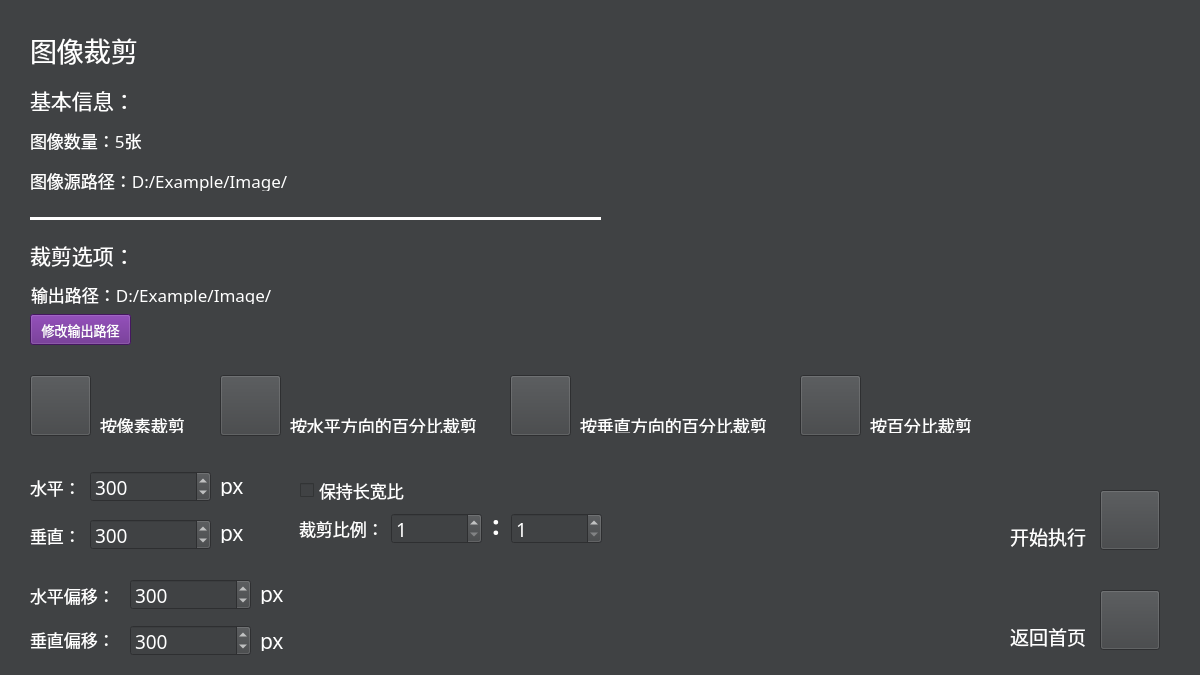
<?xml version="1.0" encoding="UTF-8"?>
<ui version="4.0">
 <class>CropMenu</class>
 <widget class="QFrame" name="CropMenu">
  <property name="geometry">
   <rect>
    <x>0</x>
    <y>0</y>
    <width>1200</width>
    <height>675</height>
   </rect>
  </property>
  <property name="font">
   <font>
    <family>等线</family>
    <pointsize>12</pointsize>
   </font>
  </property>
  <property name="windowTitle">
   <string>Frame</string>
  </property>
  <property name="styleSheet">
   <string notr="true">background-color: rgb(64, 66, 68);
color: rgb(255, 255, 255);</string>
  </property>
  <widget class="QLabel" name="labelTitle">
   <property name="geometry">
    <rect>
     <x>30</x>
     <y>30</y>
     <width>380</width>
     <height>40</height>
    </rect>
   </property>
   <property name="font">
    <font>
     <family>等线</family>
     <pointsize>20</pointsize>
    </font>
   </property>
   <property name="styleSheet">
    <string notr="true">color: rgb(255, 255, 255);</string>
   </property>
   <property name="text">
    <string>图像裁剪</string>
   </property>
  </widget>
  <widget class="QLabel" name="labelIcon">
   <property name="geometry">
    <rect>
     <x>1080</x>
     <y>0</y>
     <width>120</width>
     <height>120</height>
    </rect>
   </property>
   <property name="styleSheet">
    <string notr="true">image: url(:/IconPNG/Icon/Crop-3780.PNG);</string>
   </property>
   <property name="text">
    <string/>
   </property>
  </widget>
  <widget class="QLabel" name="labelStart">
   <property name="geometry">
    <rect>
     <x>1010</x>
     <y>526</y>
     <width>81</width>
     <height>21</height>
    </rect>
   </property>
   <property name="font">
    <font>
     <family>等线</family>
     <pointsize>14</pointsize>
    </font>
   </property>
   <property name="styleSheet">
    <string notr="true">color: rgb(255, 255, 255);</string>
   </property>
   <property name="text">
    <string>开始执行</string>
   </property>
  </widget>
  <widget class="QLabel" name="labelExit">
   <property name="geometry">
    <rect>
     <x>1010</x>
     <y>626</y>
     <width>81</width>
     <height>21</height>
    </rect>
   </property>
   <property name="font">
    <font>
     <family>等线</family>
     <pointsize>14</pointsize>
    </font>
   </property>
   <property name="styleSheet">
    <string notr="true">color: rgb(255, 255, 255);</string>
   </property>
   <property name="text">
    <string>返回首页</string>
   </property>
  </widget>
  <widget class="QPushButton" name="pushButtonExit">
   <property name="geometry">
    <rect>
     <x>1100</x>
     <y>590</y>
     <width>60</width>
     <height>60</height>
    </rect>
   </property>
   <property name="styleSheet">
    <string notr="true">image: url(:/IconPNG/Icon/Exit-3780.PNG);</string>
   </property>
   <property name="text">
    <string/>
   </property>
  </widget>
  <widget class="QPushButton" name="pushButtonStart">
   <property name="geometry">
    <rect>
     <x>1100</x>
     <y>490</y>
     <width>60</width>
     <height>60</height>
    </rect>
   </property>
   <property name="styleSheet">
    <string notr="true">image: url(:/IconPNG/Icon/Start-3780.PNG);</string>
   </property>
   <property name="text">
    <string/>
   </property>
  </widget>
  <widget class="QLabel" name="labelImageAmount">
   <property name="geometry">
    <rect>
     <x>30</x>
     <y>130</y>
     <width>381</width>
     <height>21</height>
    </rect>
   </property>
   <property name="font">
    <font>
     <family>等线</family>
     <pointsize>13</pointsize>
    </font>
   </property>
   <property name="styleSheet">
    <string notr="true">color: rgb(255, 255, 255);</string>
   </property>
   <property name="text">
    <string>图像数量：5张</string>
   </property>
  </widget>
  <widget class="QLabel" name="labelInfoTitle">
   <property name="geometry">
    <rect>
     <x>30</x>
     <y>85</y>
     <width>381</width>
     <height>30</height>
    </rect>
   </property>
   <property name="font">
    <font>
     <family>等线</family>
     <pointsize>16</pointsize>
    </font>
   </property>
   <property name="styleSheet">
    <string notr="true">color: rgb(255, 255, 255);</string>
   </property>
   <property name="text">
    <string>基本信息：</string>
   </property>
  </widget>
  <widget class="QLabel" name="labelSourcePath">
   <property name="geometry">
    <rect>
     <x>30</x>
     <y>170</y>
     <width>651</width>
     <height>21</height>
    </rect>
   </property>
   <property name="font">
    <font>
     <family>等线</family>
     <pointsize>13</pointsize>
    </font>
   </property>
   <property name="styleSheet">
    <string notr="true">color: rgb(255, 255, 255);</string>
   </property>
   <property name="text">
    <string>图像源路径：D:/Example/Image/</string>
   </property>
  </widget>
  <widget class="Line" name="line1">
   <property name="geometry">
    <rect>
     <x>30</x>
     <y>210</y>
     <width>571</width>
     <height>16</height>
    </rect>
   </property>
   <property name="styleSheet">
    <string notr="true">color: rgb(255, 255, 255);</string>
   </property>
   <property name="frameShadow">
    <enum>QFrame::Plain</enum>
   </property>
   <property name="lineWidth">
    <number>3</number>
   </property>
   <property name="orientation">
    <enum>Qt::Horizontal</enum>
   </property>
  </widget>
  <widget class="QLabel" name="labelCropTitle">
   <property name="geometry">
    <rect>
     <x>30</x>
     <y>240</y>
     <width>381</width>
     <height>30</height>
    </rect>
   </property>
   <property name="font">
    <font>
     <family>等线</family>
     <pointsize>16</pointsize>
    </font>
   </property>
   <property name="styleSheet">
    <string notr="true">color: rgb(255, 255, 255);</string>
   </property>
   <property name="text">
    <string>裁剪选项：</string>
   </property>
  </widget>
  <widget class="QPushButton" name="pushButtonCropPixel">
   <property name="geometry">
    <rect>
     <x>30</x>
     <y>375</y>
     <width>61</width>
     <height>61</height>
    </rect>
   </property>
   <property name="styleSheet">
    <string notr="true">image: url(:/IconPNG/Icon/CropPixel-3780.PNG);</string>
   </property>
   <property name="text">
    <string/>
   </property>
  </widget>
  <widget class="QLabel" name="labelCropPixel">
   <property name="geometry">
    <rect>
     <x>100</x>
     <y>417</y>
     <width>91</width>
     <height>16</height>
    </rect>
   </property>
   <property name="font">
    <font>
     <family>等线</family>
     <pointsize>13</pointsize>
    </font>
   </property>
   <property name="styleSheet">
    <string notr="true">color: rgb(255, 255, 255);</string>
   </property>
   <property name="text">
    <string>按像素裁剪</string>
   </property>
  </widget>
  <widget class="QLabel" name="labelCropPercentH">
   <property name="geometry">
    <rect>
     <x>290</x>
     <y>417</y>
     <width>201</width>
     <height>16</height>
    </rect>
   </property>
   <property name="font">
    <font>
     <family>等线</family>
     <pointsize>13</pointsize>
    </font>
   </property>
   <property name="styleSheet">
    <string notr="true">color: rgb(255, 255, 255);</string>
   </property>
   <property name="text">
    <string>按水平方向的百分比裁剪</string>
   </property>
  </widget>
  <widget class="QPushButton" name="pushButtonCropPercentH">
   <property name="geometry">
    <rect>
     <x>220</x>
     <y>375</y>
     <width>61</width>
     <height>61</height>
    </rect>
   </property>
   <property name="styleSheet">
    <string notr="true">image: url(:/IconPNG/Icon/CropPercent-3780.PNG);</string>
   </property>
   <property name="text">
    <string/>
   </property>
  </widget>
  <widget class="QSpinBox" name="spinBoxWidth">
   <property name="geometry">
    <rect>
     <x>391</x>
     <y>513</y>
     <width>91</width>
     <height>31</height>
    </rect>
   </property>
   <property name="font">
    <font>
     <family>等线</family>
     <pointsize>14</pointsize>
     <weight>50</weight>
     <italic>false</italic>
     <bold>false</bold>
    </font>
   </property>
   <property name="styleSheet">
    <string notr="true">font: 14pt &quot;等线&quot;;</string>
   </property>
   <property name="minimum">
    <number>1</number>
   </property>
   <property name="maximum">
    <number>1000</number>
   </property>
  </widget>
  <widget class="QLabel" name="labelColon">
   <property name="geometry">
    <rect>
     <x>492</x>
     <y>514</y>
     <width>16</width>
     <height>21</height>
    </rect>
   </property>
   <property name="font">
    <font>
     <family>等线</family>
     <pointsize>20</pointsize>
     <weight>75</weight>
     <bold>true</bold>
    </font>
   </property>
   <property name="styleSheet">
    <string notr="true">color: rgb(255, 255, 255);</string>
   </property>
   <property name="text">
    <string>:</string>
   </property>
  </widget>
  <widget class="QSpinBox" name="spinBoxHeight">
   <property name="geometry">
    <rect>
     <x>511</x>
     <y>513</y>
     <width>91</width>
     <height>31</height>
    </rect>
   </property>
   <property name="font">
    <font>
     <family>等线</family>
     <pointsize>14</pointsize>
     <weight>50</weight>
     <italic>false</italic>
     <bold>false</bold>
    </font>
   </property>
   <property name="styleSheet">
    <string notr="true">font: 14pt &quot;等线&quot;;</string>
   </property>
   <property name="minimum">
    <number>1</number>
   </property>
   <property name="maximum">
    <number>1000</number>
   </property>
  </widget>
  <widget class="QSpinBox" name="spinBoxH">
   <property name="geometry">
    <rect>
     <x>90</x>
     <y>471</y>
     <width>121</width>
     <height>31</height>
    </rect>
   </property>
   <property name="font">
    <font>
     <family>等线</family>
     <pointsize>14</pointsize>
     <weight>50</weight>
     <italic>false</italic>
     <bold>false</bold>
    </font>
   </property>
   <property name="styleSheet">
    <string notr="true">font: 14pt &quot;等线&quot;;</string>
   </property>
   <property name="minimum">
    <number>0</number>
   </property>
   <property name="maximum">
    <number>100000</number>
   </property>
   <property name="singleStep">
    <number>100</number>
   </property>
   <property name="value">
    <number>300</number>
   </property>
  </widget>
  <widget class="QLabel" name="labelCropH">
   <property name="geometry">
    <rect>
     <x>30</x>
     <y>477</y>
     <width>51</width>
     <height>21</height>
    </rect>
   </property>
   <property name="font">
    <font>
     <family>等线</family>
     <pointsize>13</pointsize>
    </font>
   </property>
   <property name="styleSheet">
    <string notr="true">color: rgb(255, 255, 255);</string>
   </property>
   <property name="text">
    <string>水平：</string>
   </property>
  </widget>
  <widget class="QLabel" name="labelCropV">
   <property name="geometry">
    <rect>
     <x>30</x>
     <y>525</y>
     <width>51</width>
     <height>21</height>
    </rect>
   </property>
   <property name="font">
    <font>
     <family>等线</family>
     <pointsize>13</pointsize>
    </font>
   </property>
   <property name="styleSheet">
    <string notr="true">color: rgb(255, 255, 255);</string>
   </property>
   <property name="text">
    <string>垂直：</string>
   </property>
  </widget>
  <widget class="QSpinBox" name="spinBoxV">
   <property name="geometry">
    <rect>
     <x>90</x>
     <y>519</y>
     <width>121</width>
     <height>31</height>
    </rect>
   </property>
   <property name="font">
    <font>
     <family>等线</family>
     <pointsize>14</pointsize>
     <weight>50</weight>
     <italic>false</italic>
     <bold>false</bold>
    </font>
   </property>
   <property name="styleSheet">
    <string notr="true">font: 14pt &quot;等线&quot;;</string>
   </property>
   <property name="minimum">
    <number>0</number>
   </property>
   <property name="maximum">
    <number>100000</number>
   </property>
   <property name="singleStep">
    <number>100</number>
   </property>
   <property name="value">
    <number>300</number>
   </property>
  </widget>
  <widget class="QCheckBox" name="checkBoxRatio">
   <property name="geometry">
    <rect>
     <x>300</x>
     <y>480</y>
     <width>161</width>
     <height>21</height>
    </rect>
   </property>
   <property name="font">
    <font>
     <family>等线</family>
     <pointsize>13</pointsize>
    </font>
   </property>
   <property name="text">
    <string>保持长宽比</string>
   </property>
  </widget>
  <widget class="QLabel" name="labelCropRatio">
   <property name="geometry">
    <rect>
     <x>299</x>
     <y>518</y>
     <width>91</width>
     <height>21</height>
    </rect>
   </property>
   <property name="font">
    <font>
     <family>等线</family>
     <pointsize>13</pointsize>
    </font>
   </property>
   <property name="styleSheet">
    <string notr="true">color: rgb(255, 255, 255);</string>
   </property>
   <property name="text">
    <string>裁剪比例：</string>
   </property>
  </widget>
  <widget class="QLabel" name="labelCropMH">
   <property name="geometry">
    <rect>
     <x>30</x>
     <y>585</y>
     <width>91</width>
     <height>21</height>
    </rect>
   </property>
   <property name="font">
    <font>
     <family>等线</family>
     <pointsize>13</pointsize>
    </font>
   </property>
   <property name="styleSheet">
    <string notr="true">color: rgb(255, 255, 255);</string>
   </property>
   <property name="text">
    <string>水平偏移：</string>
   </property>
  </widget>
  <widget class="QSpinBox" name="spinBoxMV">
   <property name="geometry">
    <rect>
     <x>130</x>
     <y>625</y>
     <width>121</width>
     <height>31</height>
    </rect>
   </property>
   <property name="font">
    <font>
     <family>等线</family>
     <pointsize>14</pointsize>
     <weight>50</weight>
     <italic>false</italic>
     <bold>false</bold>
    </font>
   </property>
   <property name="styleSheet">
    <string notr="true">font: 14pt &quot;等线&quot;;</string>
   </property>
   <property name="minimum">
    <number>0</number>
   </property>
   <property name="maximum">
    <number>100000</number>
   </property>
   <property name="singleStep">
    <number>100</number>
   </property>
   <property name="value">
    <number>300</number>
   </property>
  </widget>
  <widget class="QSpinBox" name="spinBoxMH">
   <property name="geometry">
    <rect>
     <x>130</x>
     <y>579</y>
     <width>121</width>
     <height>31</height>
    </rect>
   </property>
   <property name="font">
    <font>
     <family>等线</family>
     <pointsize>14</pointsize>
     <weight>50</weight>
     <italic>false</italic>
     <bold>false</bold>
    </font>
   </property>
   <property name="styleSheet">
    <string notr="true">font: 14pt &quot;等线&quot;;</string>
   </property>
   <property name="minimum">
    <number>0</number>
   </property>
   <property name="maximum">
    <number>100000</number>
   </property>
   <property name="singleStep">
    <number>100</number>
   </property>
   <property name="value">
    <number>300</number>
   </property>
  </widget>
  <widget class="QLabel" name="labelCropMV">
   <property name="geometry">
    <rect>
     <x>30</x>
     <y>629</y>
     <width>91</width>
     <height>21</height>
    </rect>
   </property>
   <property name="font">
    <font>
     <family>等线</family>
     <pointsize>13</pointsize>
    </font>
   </property>
   <property name="styleSheet">
    <string notr="true">color: rgb(255, 255, 255);</string>
   </property>
   <property name="text">
    <string>垂直偏移：</string>
   </property>
  </widget>
  <widget class="QPushButton" name="pushButtonOutputPath">
   <property name="geometry">
    <rect>
     <x>30</x>
     <y>314</y>
     <width>101</width>
     <height>31</height>
    </rect>
   </property>
   <property name="font">
    <font>
     <family>等线</family>
     <pointsize>10</pointsize>
    </font>
   </property>
   <property name="styleSheet">
    <string notr="true">background-color: rgb(97, 32, 134);
color: rgb(255, 255, 255)</string>
   </property>
   <property name="text">
    <string>修改输出路径</string>
   </property>
  </widget>
  <widget class="QLabel" name="labelOutputPath">
   <property name="geometry">
    <rect>
     <x>31</x>
     <y>284</y>
     <width>651</width>
     <height>20</height>
    </rect>
   </property>
   <property name="font">
    <font>
     <family>等线</family>
     <pointsize>13</pointsize>
    </font>
   </property>
   <property name="styleSheet">
    <string notr="true">color: rgb(255, 255, 255);</string>
   </property>
   <property name="text">
    <string>输出路径：D:/Example/Image/</string>
   </property>
  </widget>
  <widget class="QLabel" name="labelUnitH">
   <property name="geometry">
    <rect>
     <x>220</x>
     <y>475</y>
     <width>31</width>
     <height>21</height>
    </rect>
   </property>
   <property name="font">
    <font>
     <family>Yu Gothic</family>
     <pointsize>16</pointsize>
    </font>
   </property>
   <property name="text">
    <string>px</string>
   </property>
  </widget>
  <widget class="QLabel" name="labelUnitV">
   <property name="geometry">
    <rect>
     <x>220</x>
     <y>522</y>
     <width>31</width>
     <height>21</height>
    </rect>
   </property>
   <property name="font">
    <font>
     <family>Yu Gothic</family>
     <pointsize>16</pointsize>
    </font>
   </property>
   <property name="text">
    <string>px</string>
   </property>
  </widget>
  <widget class="QLabel" name="labelUnitMH">
   <property name="geometry">
    <rect>
     <x>260</x>
     <y>583</y>
     <width>31</width>
     <height>21</height>
    </rect>
   </property>
   <property name="font">
    <font>
     <family>Yu Gothic</family>
     <pointsize>16</pointsize>
    </font>
   </property>
   <property name="text">
    <string>px</string>
   </property>
  </widget>
  <widget class="QLabel" name="labelUnitMV">
   <property name="geometry">
    <rect>
     <x>260</x>
     <y>630</y>
     <width>31</width>
     <height>21</height>
    </rect>
   </property>
   <property name="font">
    <font>
     <family>Yu Gothic</family>
     <pointsize>16</pointsize>
    </font>
   </property>
   <property name="text">
    <string>px</string>
   </property>
  </widget>
  <widget class="QPushButton" name="pushButtonCropPercentV">
   <property name="geometry">
    <rect>
     <x>510</x>
     <y>375</y>
     <width>61</width>
     <height>61</height>
    </rect>
   </property>
   <property name="styleSheet">
    <string notr="true">image: url(:/IconPNG/Icon/CropPercent-3780.PNG);</string>
   </property>
   <property name="text">
    <string/>
   </property>
  </widget>
  <widget class="QLabel" name="labelCropPercentV">
   <property name="geometry">
    <rect>
     <x>580</x>
     <y>417</y>
     <width>201</width>
     <height>16</height>
    </rect>
   </property>
   <property name="font">
    <font>
     <family>等线</family>
     <pointsize>13</pointsize>
    </font>
   </property>
   <property name="styleSheet">
    <string notr="true">color: rgb(255, 255, 255);</string>
   </property>
   <property name="text">
    <string>按垂直方向的百分比裁剪</string>
   </property>
  </widget>
  <widget class="QLabel" name="labelCropPercent">
   <property name="geometry">
    <rect>
     <x>870</x>
     <y>417</y>
     <width>201</width>
     <height>16</height>
    </rect>
   </property>
   <property name="font">
    <font>
     <family>等线</family>
     <pointsize>13</pointsize>
    </font>
   </property>
   <property name="styleSheet">
    <string notr="true">color: rgb(255, 255, 255);</string>
   </property>
   <property name="text">
    <string>按百分比裁剪</string>
   </property>
  </widget>
  <widget class="QPushButton" name="pushButtonCropPercent">
   <property name="geometry">
    <rect>
     <x>800</x>
     <y>375</y>
     <width>61</width>
     <height>61</height>
    </rect>
   </property>
   <property name="styleSheet">
    <string notr="true">image: url(:/IconPNG/Icon/CropPercent-3780.PNG);</string>
   </property>
   <property name="text">
    <string/>
   </property>
  </widget>
 </widget>
 <resources/>
 <connections/>
</ui>
